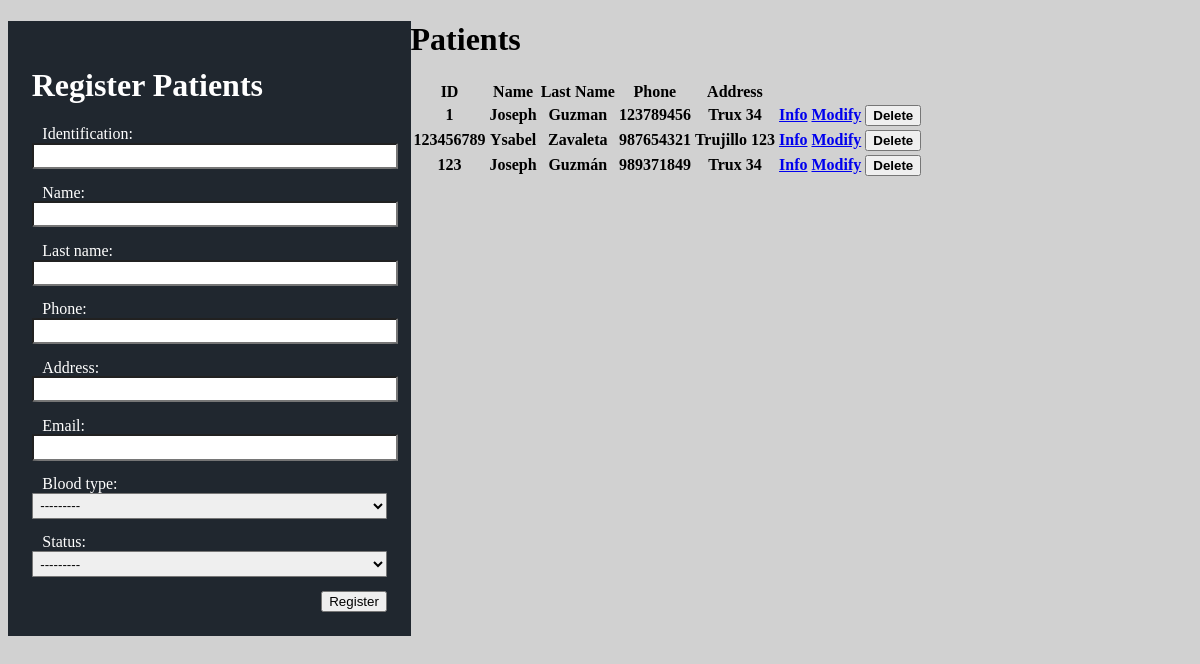
/patient/, run on an earlier commit of the app's database.
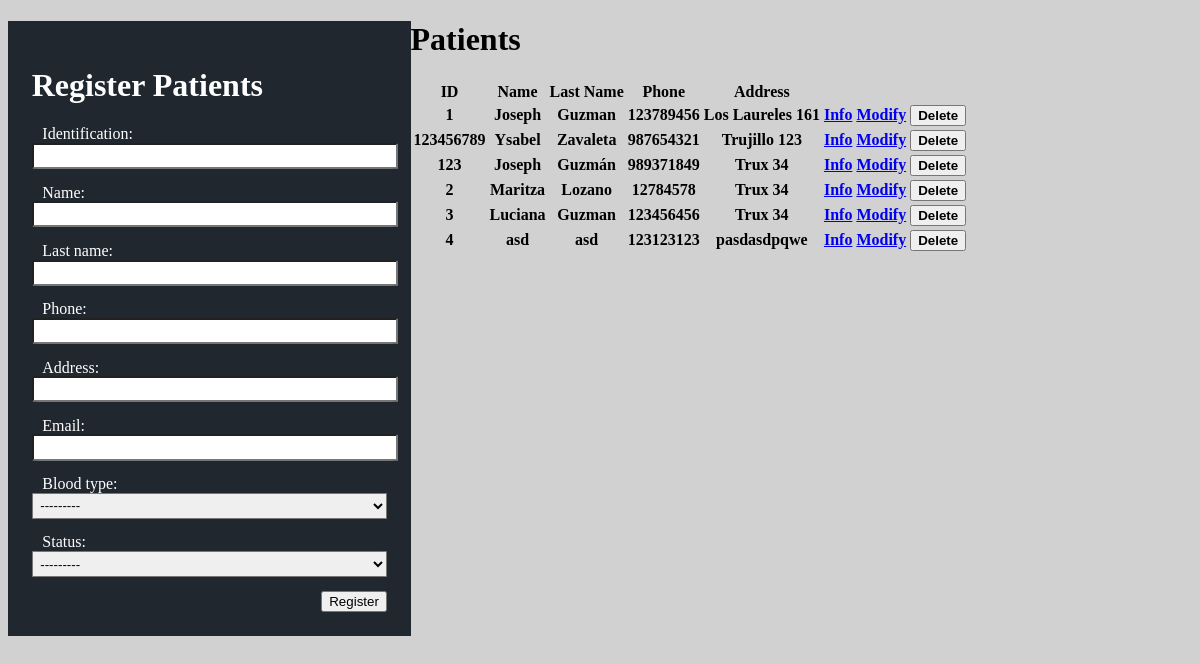
And on a later commit of the database.
### patients/models.py (models this page shows, shortened)
class Patient(models.Model):
    blood_type_choices=[
        (1,'A+'),(2,'A-'),
        (3,'B+'),(4,'B-'),
        (5,'AB+'),(6,'AB-'),
        (7,'O+'),(8,'O-'),
    ]
    status_choices = [
        (1, 'SINGLE'),
        (2,'MARRIED'),
    ]
    identification = models.CharField(primary_key=True, max_length=20)
    name = models.CharField(max_length=50)
    last_name = models.CharField(max_length=50)
    phone = models.CharField(max_length=20)
    address = models.CharField(max_length=50)
    email = models.EmailField()
    blood_type = models.SmallIntegerField(choices=blood_type_choices)
    status = models.SmallIntegerField(choices=status_choices)

### patients/views.py (the view)
# urls.py: path('patient/', views.mainPatient, name='patient'),
def mainPatient(request):
    patient = Patient.objects.all()
    patient_form = PatientForm()
    if request.method =='POST':
        patient_form = PatientForm(request.POST)
        if patient_form.is_valid():
            patient_form.save()
            patient_form = PatientForm()
    context = {'patient': patient, 'patient_form':patient_form}
    return render(request, 'mainPatient.html', context)

### patients/forms.py
class PatientForm(forms.ModelForm):
    class Meta:
        model = Patient
        fields = '__all__'

### static/templates/mainPatient.html (shortened to what this page needs)
{% load static %}
<!DOCTYPE html>
<html lang="en">
<head>
    <link rel="stylesheet" href="https://unpkg.com/purecss@2.0.6/build/pure-min.css"
>
    <link rel="stylesheet" type="text/css" href="{% static 'css/mainPatient.css' %}">
</head>
<body>
    <div class="registerPatient">
        <h1>
            Register Patients
        </h1>
        <form class ="pure-form"action="" method="post">
            {{patient_form}}
            <button type="submit" class="pure-button pure-button-primary" >Register</button>
        </form>
    </div>
    <div>
        <table class="pure-table pure-table-horizontal">
            <h1>Patients</h1>
            <tr>
                <th>ID</th>
                <th>Name</th>
                <th>Last Name</th>
                <th>Phone</th>
                <th>Address</th>
                <th></th>
                <th></th>
            </tr>
            {% for x in patient %}
            <tr>
                <th>{{x.identification}}</th>
                <th>{{x.name}}</th>
                <th>{{x.last_name}}</th>
                <th>{{x.phone}}</th>
                <th>{{x.address}}</th>
                <th><a class="pure-button"href="{% url 'info_patient' x.identification %}">Info</a></th>
                <th><a class="pure-button"href="{% url 'modify_patient' x.identification %}">Modify</a></th>
                <th><button id="{{x.identification}}"class="pure-button open-modal" onclick="display(this)"><b>Delete</b></button></th>
            </tr>
            {% endfor %}
        </table>
    </div>
</body>
</html>

What changed in the data, as far as the page shows it:
changed Patient id 1: address "Trux 34" → "Los Laureles 161"
added Patient: identification "2", name "Maritza", last_name "Lozano", phone "12784578", address "Trux 34"
added Patient: identification "3", name "Luciana", last_name "Guzman", phone "123456456", address "Trux 34"
added Patient: identification "4", name "asd", last_name "asd", phone "123123123", address "pasdasdpqwe"
